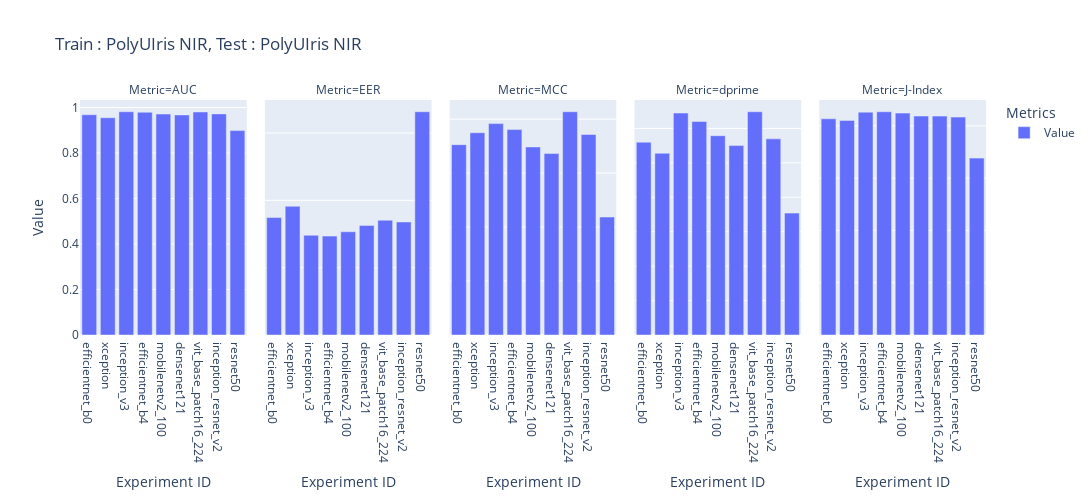

Notebook code for this chart:
### Code cell
import plotly.express as px
import pandas as pd
from copy import deepcopy

df = pd.read_csv('/home/sreeraj/lab/nsf/final_eval/results/across_model_polyuiris_nir_subject_report.csv', header=1)
df = df.iloc[:-15]

# df['Gender'] = df['Experiment ID'].apply(lambda x: x.split('_')[-1])
# df = df[df['Gender'] == 'all']
# df['Experiment ID'] = df['Experiment ID'].apply(lambda x: '_'.join(x.split('_')[:-1]))


df_auc = deepcopy(df)
df_auc['Value'] = df_auc['AUC']
df_auc['Metric'] = 'AUC'

df_eer = deepcopy(df)
df_eer['Value'] = df_eer['EER']
df_eer['Metric'] = 'EER'

df_dprime = deepcopy(df)
df_dprime['Value'] = df_dprime["Sensitivity index (d')"]
df_dprime['Metric'] = 'dprime'

df_mcc = deepcopy(df)
df_mcc['Value'] = df_mcc['MCC']
df_mcc['Metric'] = 'MCC'

df_jindex = deepcopy(df)
df_jindex['Value'] = df_mcc['J-Index']
df_jindex['Metric'] = 'J-Index'

df = pd.concat([df_auc, df_eer, df_mcc, df_dprime, df_jindex])

fig = px.bar(df, x='Experiment ID', y=['Value'], title='Train : PolyUIris NIR, Test : PolyUIris NIR', barmode='group', labels={'value': 'Value', 'variable': 'Metrics'},width=1400, height=500, facet_col='Metric')
fig.update_yaxes(matches=None)
fig.show()

### Figure 1 — Plotly figure (JSON) as saved in the notebook; plotly's stock layout.template omitted (floating-point values rounded to 4 significant figures)
{"data": [{"alignmentgroup": "True", "hovertemplate": "Metrics=Value<br>Metric=AUC<br>Experiment ID=%{x}<br>Value=%{y}<extra></extra>", "legendgroup": "Value", "marker": {"color": "#636efa", "pattern": {"shape": ""}}, "name": "Value", "offsetgroup": "Value", "orientation": "v", "showlegend": true, "textposition": "auto", "type": "bar", "x": ["efficientnet_b0", "xception", "inception_v3", "efficientnet_b4", "mobilenetv2_100", "densenet121", "vit_base_patch16_224", "inception_resnet_v2", "resnet50"], "xaxis": "x", "y": [0.9685, 0.9551, 0.9814, 0.9792, 0.9712, 0.9675, 0.9803, 0.972, 0.8986], "yaxis": "y"}, {"alignmentgroup": "True", "hovertemplate": "Metrics=Value<br>Metric=EER<br>Experiment ID=%{x}<br>Value=%{y}<extra></extra>", "legendgroup": "Value", "marker": {"color": "#636efa", "pattern": {"shape": ""}}, "name": "Value", "offsetgroup": "Value", "orientation": "v", "showlegend": false, "textposition": "auto", "type": "bar", "x": ["efficientnet_b0", "xception", "inception_v3", "efficientnet_b4", "mobilenetv2_100", "densenet121", "vit_base_patch16_224", "inception_resnet_v2", "resnet50"], "xaxis": "x2", "y": [0.08724, 0.09559, 0.07408, 0.07345, 0.07666, 0.08142, 0.08524, 0.08397, 0.1658], "yaxis": "y2"}, {"alignmentgroup": "True", "hovertemplate": "Metrics=Value<br>Metric=MCC<br>Experiment ID=%{x}<br>Value=%{y}<extra></extra>", "legendgroup": "Value", "marker": {"color": "#636efa", "pattern": {"shape": ""}}, "name": "Value", "offsetgroup": "Value", "orientation": "v", "showlegend": false, "textposition": "auto", "type": "bar", "x": ["efficientnet_b0", "xception", "inception_v3", "efficientnet_b4", "mobilenetv2_100", "densenet121", "vit_base_patch16_224", "inception_resnet_v2", "resnet50"], "xaxis": "x3", "y": [0.7054, 0.7495, 0.7833, 0.7612, 0.6969, 0.6724, 0.8272, 0.7429, 0.4372], "yaxis": "y3"}, {"alignmentgroup": "True", "hovertemplate": "Metrics=Value<br>Metric=dprime<br>Experiment ID=%{x}<br>Value=%{y}<extra></extra>", "legendgroup": "Value", "marker": {"color": "#636efa", "pattern": {"shape": ""}}, "name": "Value", "offsetgroup": "Value", "orientation": "v", "showlegend": false, "textposition": "auto", "type": "bar", "x": ["efficientnet_b0", "xception", "inception_v3", "efficientnet_b4", "mobilenetv2_100", "densenet121", "vit_base_patch16_224", "inception_resnet_v2", "resnet50"], "xaxis": "x4", "y": [2.8, 2.64, 3.223, 3.101, 2.894, 2.751, 3.242, 2.848, 1.77], "yaxis": "y4"}, {"alignmentgroup": "True", "hovertemplate": "Metrics=Value<br>Metric=J-Index<br>Experiment ID=%{x}<br>Value=%{y}<extra></extra>", "legendgroup": "Value", "marker": {"color": "#636efa", "pattern": {"shape": ""}}, "name": "Value", "offsetgroup": "Value", "orientation": "v", "showlegend": false, "textposition": "auto", "type": "bar", "x": ["efficientnet_b0", "xception", "inception_v3", "efficientnet_b4", "mobilenetv2_100", "densenet121", "vit_base_patch16_224", "inception_resnet_v2", "resnet50"], "xaxis": "x5", "y": [0.8269, 0.8207, 0.8523, 0.8539, 0.8486, 0.8375, 0.8372, 0.8334, 0.6765], "yaxis": "y5"}], "layout": {"annotations": [{"font": {}, "showarrow": false, "text": "Metric=AUC", "x": 0.092, "xanchor": "center", "xref": "paper", "y": 1, "yanchor": "bottom", "yref": "paper"}, {"font": {}, "showarrow": false, "text": "Metric=EER", "x": 0.296, "xanchor": "center", "xref": "paper", "y": 1, "yanchor": "bottom", "yref": "paper"}, {"font": {}, "showarrow": false, "text": "Metric=MCC", "x": 0.5, "xanchor": "center", "xref": "paper", "y": 1, "yanchor": "bottom", "yref": "paper"}, {"font": {}, "showarrow": false, "text": "Metric=dprime", "x": 0.704, "xanchor": "center", "xref": "paper", "y": 1, "yanchor": "bottom", "yref": "paper"}, {"font": {}, "showarrow": false, "text": "Metric=J-Index", "x": 0.908, "xanchor": "center", "xref": "paper", "y": 1, "yanchor": "bottom", "yref": "paper"}], "barmode": "group", "height": 500, "legend": {"title": {"text": "Metrics"}, "tracegroupgap": 0}, "title": {"text": "Train : PolyUIris NIR, Test : PolyUIris NIR"}, "width": 1400, "xaxis": {"anchor": "y", "domain": [0, 0.184], "title": {"text": "Experiment ID"}}, "xaxis2": {"anchor": "y2", "domain": [0.204, 0.388], "matches": "x", "title": {"text": "Experiment ID"}}, "xaxis3": {"anchor": "y3", "domain": [0.408, 0.592], "matches": "x", "title": {"text": "Experiment ID"}}, "xaxis4": {"anchor": "y4", "domain": [0.612, 0.796], "matches": "x", "title": {"text": "Experiment ID"}}, "xaxis5": {"anchor": "y5", "domain": [0.816, 1], "matches": "x", "title": {"text": "Experiment ID"}}, "yaxis": {"anchor": "x", "domain": [0, 1], "title": {"text": "Value"}}, "yaxis2": {"anchor": "x2", "domain": [0, 1], "showticklabels": false}, "yaxis3": {"anchor": "x3", "domain": [0, 1], "showticklabels": false}, "yaxis4": {"anchor": "x4", "domain": [0, 1], "showticklabels": false}, "yaxis5": {"anchor": "x5", "domain": [0, 1], "showticklabels": false}}}
